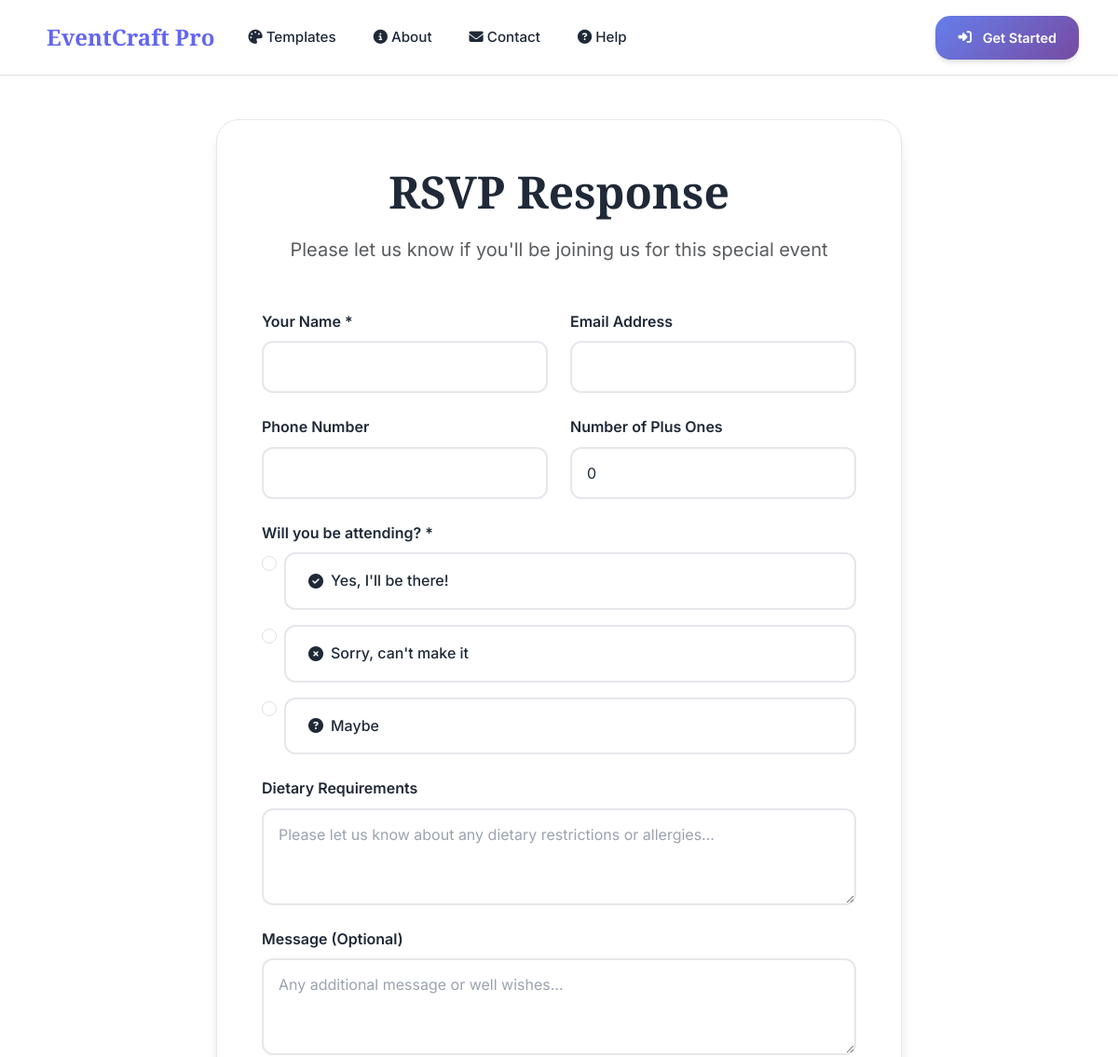
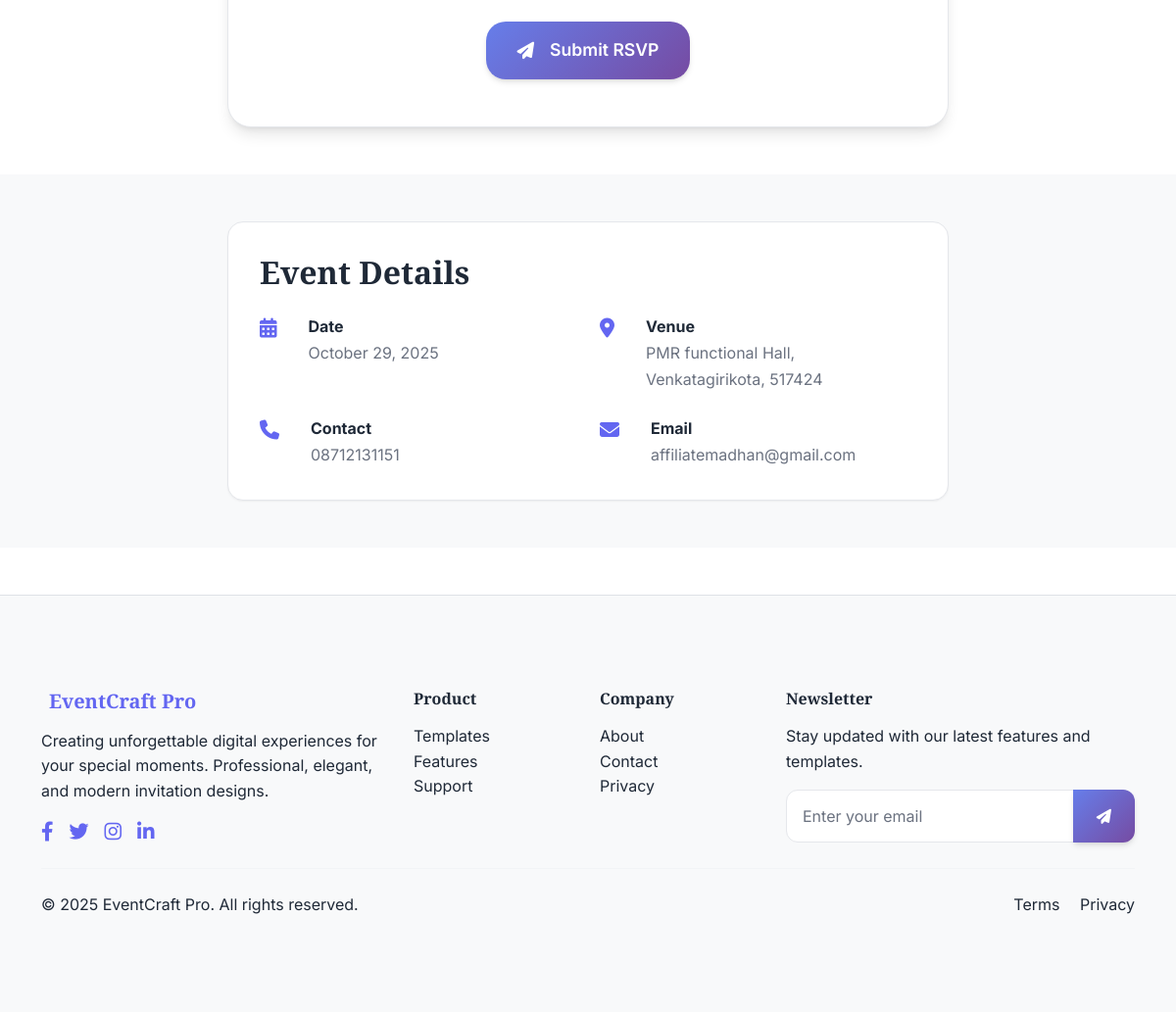
Screenshot of /rsvp/DFdyUjWs with the database file from the repository (2 pictures, top to bottom).
### models.py (models this page shows)
class Invitation(db.Model):
    __tablename__ = 'invitations'
    id = db.Column(db.Integer, primary_key=True)
    user_id = db.Column(db.Integer, db.ForeignKey('users.id'), nullable=False)
    title = db.Column(db.String(200))
    description = db.Column(db.Text)
    event_type = db.Column(db.String(50), nullable=False)
    template_name = db.Column(db.String(100))
    event_date = db.Column(db.DateTime)
    event_style = db.Column(db.String(50))
    bride_name = db.Column(db.String(100))
    groom_name = db.Column(db.String(100))
    muhurtham_time = db.Column(db.String(50))
    reception_time = db.Column(db.String(50))
    birthday_person = db.Column(db.String(100))
    age = db.Column(db.String(10))
    start_time = db.Column(db.String(50))
    dinner_time = db.Column(db.String(50))
    mother_name = db.Column(db.String(100))
    father_name = db.Column(db.String(100))
    babyshower_start_time = db.Column(db.String(50))
    babyshower_end_time = db.Column(db.String(50))
    graduate_name = db.Column(db.String(100))
    degree = db.Column(db.String(100))
    school = db.Column(db.String(100))
    major = db.Column(db.String(100))
    couple_names = db.Column(db.String(100))
    marriage_years = db.Column(db.String(20))
    anniversary_dinner_time = db.Column(db.String(50))
    party_time = db.Column(db.String(50))
    honoree_name = db.Column(db.String(100))
    position = db.Column(db.String(100))
    company = db.Column(db.String(100))
    start_year = db.Column(db.String(10))
    host_name = db.Column(db.String(100))
    contact_phone = db.Column(db.String(20))
    contact_email = db.Column(db.String(120))
    venue_address = db.Column(db.Text)
    love_story = db.Column(db.Text)  # For weddings
    event_story = db.Column(db.Text)  # For other events
    main_image = db.Column(db.String(255))
    bride_image = db.Column(db.String(255))
    groom_image = db.Column(db.String(255))
    birthday_image = db.Column(db.String(255))
    couple_image = db.Column(db.String(255))
    graduate_image = db.Column(db.String(255))
    honoree_image = db.Column(db.String(255))
    gallery_images = db.Column(db.Text)  # JSON string of image filenames
    customization_data = db.Column(db.Text)  # JSON string of customization settings
    share_url = db.Column(db.String(100), unique=True, nullable=False)
    view_count = db.Column(db.Integer, default=0)
    is_active = db.Column(db.Boolean, default=True)
    created_at = db.Column(db.DateTime, default=datetime.utcnow)
    updated_at = db.Column(db.DateTime, default=datetime.utcnow, onupdate=datetime.utcnow)
    wishes = db.relationship('Wish', backref='invitation', lazy=True, cascade='all, delete-orphan')
    guests = db.relationship('Guest', backref='invitation', lazy=True, cascade='all, delete-orphan')
    rsvps = db.relationship('RSVP', backref='invitation', lazy=True, cascade='all, delete-orphan')
    views = db.relationship('InvitationView', backref='invitation', lazy=True, cascade='all, delete-orphan')
    shares = db.relationship('InvitationShare', backref='invitation', lazy=True, cascade='all, delete-orphan')

### routes.py (the view, shortened to what this page needs)
    @app.route('/rsvp/<share_url>', methods=['GET', 'POST'])
    def public_rsvp(share_url):
        invitation = Invitation.query.filter_by(share_url=share_url).first_or_404()
        return render_template('invitation/rsvp_form.html', invitation=invitation)

### app.py (called while the page is built)
@app.context_processor
def inject_session():
    from flask import session
    return dict(session=session)

@app.after_request
def after_request(response):
    response.headers.add('Access-Control-Allow-Origin', '*')
    response.headers.add('Access-Control-Allow-Headers', 'Content-Type,Authorization')
    response.headers.add('Access-Control-Allow-Methods', 'GET,PUT,POST,DELETE,OPTIONS')
    return response

### templates/invitation/rsvp_form.html (shortened to what this page needs)
{% extends "base.html" %}
{% block content %}
<section class="rsvp-form-section py-5">
    <div class="container">
        <div class="row justify-content-center">
            <div class="col-lg-8">
                <div class="rsvp-form-card">
                    <div class="text-center mb-5">
                        <h1 class="display-5 fw-bold mb-3">RSVP Response</h1>
                        <p class="lead text-muted">Please let us know if you'll be joining us for this special event</p>
                    </div>
                    <form id="rsvpForm" class="rsvp-form">
                        <div class="row g-4">
                            <div class="col-md-6">
                                <label for="guest-name" class="form-label">Your Name *</label>
                                <input type="text" class="form-control" id="guest-name" required>
                            </div>
                            <div class="col-md-6">
                                <label for="guest-email" class="form-label">Email Address</label>
                                <input type="email" class="form-control" id="guest-email">
                            </div>
                            <div class="col-md-6">
                                <label for="guest-phone" class="form-label">Phone Number</label>
                                <input type="tel" class="form-control" id="guest-phone">
                            </div>
                            <div class="col-md-6">
                                <label for="plus-ones" class="form-label">Number of Plus Ones</label>
                                <input type="number" class="form-control" id="plus-ones" min="0" value="0">
                            </div>
                            <div class="col-12">
                                <label class="form-label">Will you be attending? *</label>
                                <div class="rsvp-options">
                                    <div class="form-check form-check-inline">
                                        <input class="form-check-input" type="radio" name="attendance" id="attending" value="attending" required>
                                        <label class="form-check-label attending-option" for="attending">
                                            <i class="fas fa-check-circle me-2"></i>Yes, I'll be there!
                                        </label>
                                    </div>
                                    <div class="form-check form-check-inline">
                                        <input class="form-check-input" type="radio" name="attendance" id="not-attending" value="not_attending" required>
                                        <label class="form-check-label not-attending-option" for="not-attending">
                                            <i class="fas fa-times-circle me-2"></i>Sorry, can't make it
                                        </label>
                                    </div>
                                    <div class="form-check form-check-inline">
                                        <input class="form-check-input" type="radio" name="attendance" id="maybe" value="maybe" required>
                                        <label class="form-check-label maybe-option" for="maybe">
                                            <i class="fas fa-question-circle me-2"></i>Maybe
                                        </label>
                                    </div>
                                </div>
                            </div>
                            <div class="col-12">
                                <label for="dietary-requirements" class="form-label">Dietary Requirements</label>
                                <textarea class="form-control" id="dietary-requirements" rows="3" placeholder="Please let us know about any dietary restrictions or allergies..."></textarea>
                            </div>
                            <div class="col-12">
                                <label for="rsvp-message" class="form-label">Message (Optional)</label>
                                <textarea class="form-control" id="rsvp-message" rows="3" placeholder="Any additional message or well wishes..."></textarea>
                            </div>
                            <div class="col-12 text-center">
                                <button type="submit" class="btn btn-primary btn-lg">
                                    <i class="fas fa-paper-plane me-2"></i>Submit RSVP
                                </button>
                            </div>
                        </div>
                    </form>
                </div>
            </div>
        </div>
    </div>
</section>
<section class="event-details-section py-5 bg-light">
    <div class="container">
        <div class="row justify-content-center">
            <div class="col-lg-8">
                <div class="event-details-card">
                    <h3 class="mb-4">Event Details</h3>
                    <div class="row g-4">
                        <div class="col-md-6">
                            <div class="detail-item">
                                <i class="fas fa-calendar-alt text-primary me-3"></i>
                                <div>
                                    <strong>Date</strong>
                                    <p class="mb-0">{{ invitation.event_date.strftime('%B %d, %Y') if invitation.event_date else 'TBD' }}</p>
                                </div>
                            </div>
                        </div>
                        <div class="col-md-6">
                            <div class="detail-item">
                                <i class="fas fa-map-marker-alt text-primary me-3"></i>
                                <div>
                                    <strong>Venue</strong>
                                    <p class="mb-0">{{ invitation.venue_address or 'TBD' }}</p>
                                </div>
                            </div>
                        </div>
                        {% if invitation.contact_phone %}
                        <div class="col-md-6">
                            <div class="detail-item">
                                <i class="fas fa-phone text-primary me-3"></i>
                                <div>
                                    <strong>Contact</strong>
                                    <p class="mb-0">{{ invitation.contact_phone }}</p>
                                </div>
                            </div>
                        </div>
                        {% endif %}
                        {% if invitation.contact_email %}
                        <div class="col-md-6">
                            <div class="detail-item">
                                <i class="fas fa-envelope text-primary me-3"></i>
                                <div>
                                    <strong>Email</strong>
                                    <p class="mb-0">{{ invitation.contact_email }}</p>
                                </div>
                            </div>
                        </div>
                        {% endif %}
                    </div>
                </div>
            </div>
        </div>
    </div>
</section>
{% endblock %}

### static/css/style.css (style rules this page uses)
:root { --primary-color: #101357; --primary-dark: #0a0d3a; --primary-light: #1a1f6b; --secondary-color: #c7af6b; --secondary-dark: #a8955a; --secondary-light: #d4c085; --accent-color: #00a0a0; --accent-secondary: #fea49f; --accent-tertiary: #f7c331; --text-primary: #101357; --text-secondary: #6b7280; --text-light: #9ca3af; --text-muted: #acb7ae; --bg-primary: #ffffff; --bg-secondary: #f7f7f7; --bg-accent: #f3f4f6; --bg-dark: #101357; --border-color: #e5e7eb; --border-light: #f3f4f6; --shadow-sm: 0 1px 2px 0 rgb(16 19 87 / 0.05); --shadow-md: 0 4px 6px -1px rgb(16 19 87 / 0.1), 0 2px 4px -2px rgb(16 19 87 / 0.1); --shadow-lg: 0 10px 15px -3px rgb(16 19 87 / 0.1), 0 4px 6px -4px rgb(16 19 87 / 0.1); --shadow-xl: 0 20px 25px -5px rgb(16 19 87 / 0.1), 0 8px 10px -8px rgb(16 19 87 / 0.1); --gradient-primary: linear-gradient(135deg, #101357 0%, #1a1f6b 100%); --gradient-secondary: linear-gradient(135deg, #c7af6b 0%, #d4c085 100%); --gradient-accent: linear-gradient(135deg, #00a0a0 0%, #fea49f 100%); --gradient-hero: linear-gradient(135deg, #101357 0%, #c7af6b 100%); --gradient-success: linear-gradient(135deg, #00a0a0 0%, #059669 100%); --gradient-warning: linear-gradient(135deg, #f7c331 0%, #d97706 100%); --gradient-danger: linear-gradient(135deg, #fea49f 0%, #dc2626 100%); }
* { margin: 0; padding: 0; box-sizing: border-box; }
html { scroll-behavior: smooth; font-size: 16px; }
body { font-family: 'Inter', -apple-system, BlinkMacSystemFont, 'Segoe UI', Roboto, sans-serif; line-height: 1.6; color: var(--text-primary); background-color: var(--bg-primary); overflow-x: hidden; -webkit-font-smoothing: antialiased; -moz-osx-font-smoothing: grayscale; }
h1, h2, h3, h4, h5, h6 { font-family: 'Playfair Display', serif; font-weight: 700; line-height: 1.2; color: var(--text-primary); margin-bottom: 1rem; }
h1 { font-size: 3rem; }
h3 { font-size: 2rem; }
p { margin-bottom: 1rem; color: var(--text-secondary); line-height: 1.7; }
.lead { font-size: 1.25rem; font-weight: 400; color: var(--text-primary); }
.btn { display: inline-flex; align-items: center; justify-content: center; gap: 0.5rem; padding: 0.75rem 1.5rem; font-size: 0.95rem; font-weight: 600; text-decoration: none; border: none; border-radius: 1rem; cursor: pointer; transition: all 0.3s ease; position: relative; overflow: hidden; white-space: nowrap; user-select: none; }
.btn:before { content: ''; position: absolute; top: 0; left: -100%; width: 100%; height: 100%; background: linear-gradient(90deg, transparent, rgba(255,255,255,0.2), transparent); transition: left 0.5s; }
.btn-primary { background: var(--gradient-primary); color: white; box-shadow: var(--shadow-md); }
.btn-lg { padding: 1rem 2rem; font-size: 1.1rem; border-radius: 1.25rem; }
.form-control { width: 100%; padding: 0.875rem 1rem; font-size: 1rem; border: 2px solid var(--border-color); border-radius: 0.75rem; background: var(--bg-primary); color: var(--text-primary); transition: all 0.3s ease; font-family: inherit; }
.form-control::placeholder { color: var(--text-light); }
.form-label { display: block; margin-bottom: 0.5rem; font-weight: 600; color: var(--text-primary); }
.text-primary { color: var(--primary-color) !important; }
.rsvp-form-section { background: var(--bg-light); }
.rsvp-form-card { background: white; padding: 3rem; border-radius: 1.5rem; box-shadow: var(--shadow-lg); border: 1px solid var(--border-color); }
.rsvp-options { display: flex; flex-direction: column; gap: 1rem; }
.rsvp-options .form-check { margin: 0; }
.rsvp-options .form-check-label { display: flex; align-items: center; padding: 1rem 1.5rem; border: 2px solid var(--border-color); border-radius: 0.75rem; cursor: pointer; transition: all 0.3s ease; font-weight: 500; }
.event-details-card { background: white; padding: 2rem; border-radius: 1rem; box-shadow: var(--shadow-sm); border: 1px solid var(--border-color); }
.detail-item { display: flex; align-items: flex-start; gap: 1rem; }
.detail-item i { font-size: 1.25rem; margin-top: 0.25rem; }

### rows the page displays
Invitation: event_date "October 29, 2025", venue_address "PMR functional Hall, Venkatagirikota, 517424", contact_phone "08712131151", contact_email "affiliatemadhan@gmail.com"
